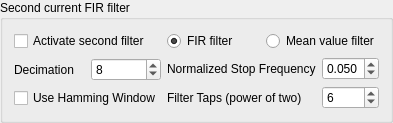
             <widget class="QGroupBox" name="groupBox_7">
              <property name="title">
               <string>Second current FIR filter</string>
              </property>
              <layout class="QGridLayout" name="gridLayout_5">
               <item row="0" column="0">
                <widget class="QCheckBox" name="currentFilterActiveBox2">
                 <property name="text">
                  <string>Activate second filter</string>
                 </property>
                </widget>
               </item>
               <item row="0" column="1">
                <layout class="QHBoxLayout" name="horizontalLayout_11">
                 <item>
                  <widget class="QRadioButton" name="firRadioButton2">
                   <property name="text">
                    <string>FIR filter</string>
                   </property>
                   <property name="checked">
                    <bool>true</bool>
                   </property>
                  </widget>
                 </item>
                 <item>
                  <widget class="QRadioButton" name="meanRadioButton2">
                   <property name="text">
                    <string>Mean value filter</string>
                   </property>
                  </widget>
                 </item>
                </layout>
               </item>
               <item row="1" column="1" rowspan="2">
                <layout class="QGridLayout" name="gridLayout_6">
                 <item row="0" column="0">
                  <widget class="QLabel" name="label_8">
                   <property name="text">
                    <string>Normalized Stop Frequency</string>
                   </property>
                  </widget>
                 </item>
                 <item row="0" column="1">
                  <widget class="QDoubleSpinBox" name="currentFilterFreqBox2">
                   <property name="decimals">
                    <number>3</number>
                   </property>
                   <property name="maximum">
                    <double>0.500000000000000</double>
                   </property>
                   <property name="singleStep">
                    <double>0.005000000000000</double>
                   </property>
                   <property name="value">
                    <double>0.050000000000000</double>
                   </property>
                  </widget>
                 </item>
                 <item row="1" column="0">
                  <widget class="QLabel" name="label_9">
                   <property name="text">
                    <string>Filter Taps (power of two)</string>
                   </property>
                  </widget>
                 </item>
                 <item row="1" column="1">
                  <widget class="QSpinBox" name="currentFilterTapBox2">
                   <property name="minimum">
                    <number>1</number>
                   </property>
                   <property name="maximum">
                    <number>10</number>
                   </property>
                   <property name="value">
                    <number>6</number>
                   </property>
                  </widget>
                 </item>
                </layout>
               </item>
               <item row="2" column="0">
                <widget class="QCheckBox" name="hammingBox2">
                 <property name="text">
                  <string>Use Hamming Window</string>
                 </property>
                </widget>
               </item>
               <item row="1" column="0">
                <layout class="QHBoxLayout" name="horizontalLayout_12">
                 <item>
                  <widget class="QLabel" name="label_10">
                   <property name="text">
                    <string>Decimation</string>
                   </property>
                  </widget>
                 </item>
                 <item>
                  <widget class="QSpinBox" name="decimationSpinBox">
                   <property name="minimum">
                    <number>1</number>
                   </property>
                   <property name="maximum">
                    <number>20</number>
                   </property>
                   <property name="value">
                    <number>8</number>
                   </property>
                  </widget>
                 </item>
                </layout>
               </item>
              </layout>
             </widget>
